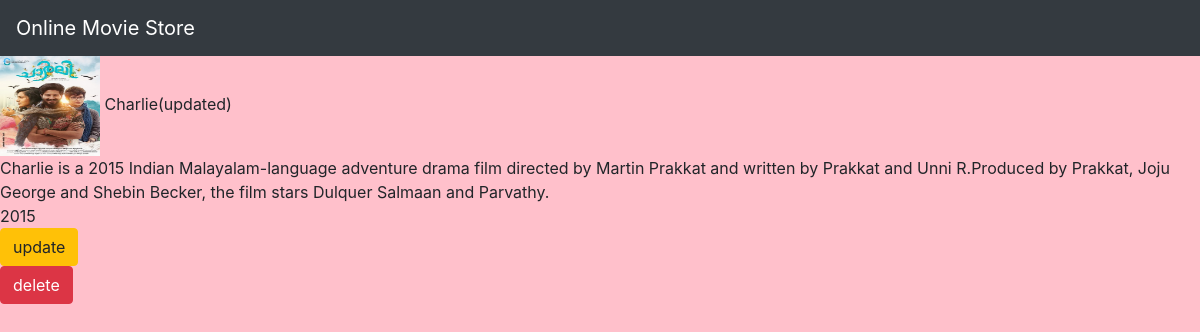
/movie/3/, run on the app's committed database.
### movieapp/models.py (models this page shows, shortened)
class Movie(models.Model):
    name = models.CharField(max_length=250)
    des = models.TextField()
    year = models.IntegerField()
    img = models.ImageField(upload_to='gallery')

### movieapp/views.py (the view)
# urls.py: path('movie/<int:movie_id>/', views.detail, name='detail'),
def detail(request, movie_id):
    movie = Movie.objects.get(id=movie_id)
    return render(request, "detail.html", {'movie': movie})

### templates/detail.html
{% extends 'base.html' %}
{% block body %}
<img src="{{movie.img.url}}" width="100" height="100" <br>
{{movie.name}}<br>
{{movie.des}}<br>
{{movie.year}}<br>
<a class="btn btn-warning" href="{% url 'movieapp:update' movie.id %}">update</a><br>
<a class="btn btn-danger" href="{% url 'movieapp:delete' movie.id %}">delete</a><br>
{% endblock %}

### static/style.css (style rules this page uses)
body { background-color:pink; }

### data on the page
Movie: img (picture), name "Charlie(updated)", des "Charlie is a 2015 Indian Malayalam-language adventure drama film directed by Martin Prakkat and written by Prakkat and Unni R.Produced by Prakkat, Joju George and Shebin Becker, the film stars Dulquer Salmaan and Parvathy.", year "2015"
